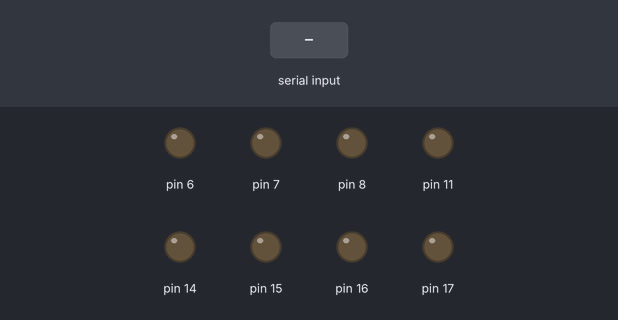
Recording of a sketch running on a simulated Arduino Uno, built with avr-gcc and run on an emulated ATmega328P. On the bench: output pins drawn as LEDs (lit = HIGH). Inputs (shaded band) come from the test bench.

Above: at 1.2 s.
1.3 s: "G" received over the second serial link
At 1.7 s:
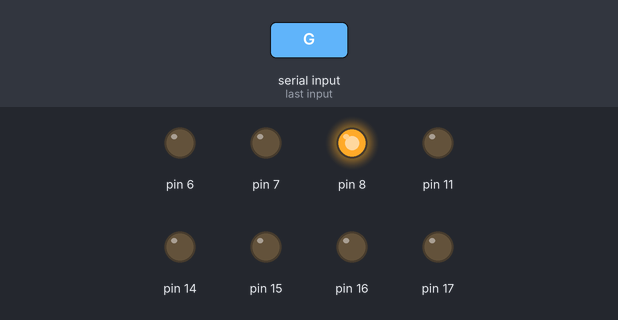
4.3 s: "R" received over the second serial link
At 7.5 s:
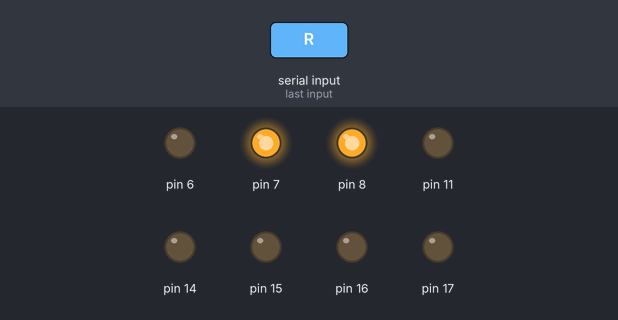
13.3 s: "B" received over the second serial link
At 16.0 s:
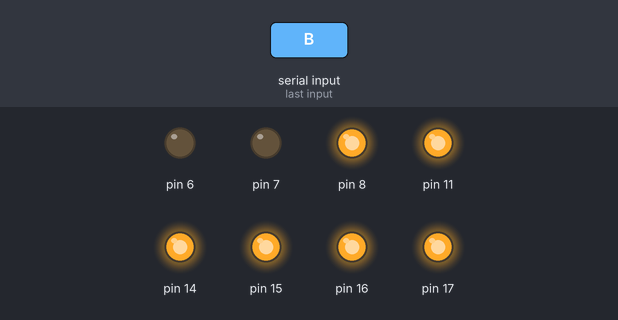
Timing chart, 0 to 21.2 s (numbered marks = the images above; inputs shaded):
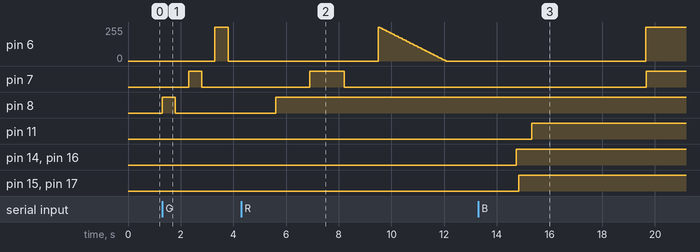

The sketch:

W12_OutputDevice.ino
```cpp
#include <SoftwareSerial.h>

SoftwareSerial mySerial(0, 1); // RX, TX

//int ledPin = 6;
// int ledPin = 7;
// int ledPin = 8;// the pin that the LED is attached to
char incomingByte;      // a variable to read incoming serial data into

void setup() {
  // initialize serial communication:
  mySerial.begin(9600);
  // initialize the LED pin as an output:
  pinMode(6, OUTPUT);
  pinMode(7, OUTPUT);
  pinMode(8, OUTPUT);
}

void loop() {
  // see if there's incoming serial data:
  if (mySerial.available() > 0) {
    // read the oldest byte in the serial buffer:
    incomingByte = mySerial.read();
    // if it's a capital H (ASCII 72), turn on the LED:
    if (incomingByte == 'R') {

      for(int fadeValue = 0 ; fadeValue <= 255; fadeValue +=5) {
        // sets the value (range from 0 to 255):
        analogWrite(8, fadeValue);
        // wait for 30 milliseconds to see the dimming effect
        delay(50);
      }
      for(int fadeValue = 255 ; fadeValue >= 0; fadeValue -=5) {
        // sets the value (range from 0 to 255):
        analogWrite(7, fadeValue);
        // wait for 30 milliseconds to see the dimming effect
        delay(50);
      }

      for(int fadeValue = 255 ; fadeValue >= 0; fadeValue -=5) {
        // sets the value (range from 0 to 255):
        analogWrite(6, fadeValue);
        // wait for 30 milliseconds to see the dimming effect
        delay(50);
        digitalWrite(6, LOW);

      }
      //digitalWrite(8, HIGH);

      /*digitalWrite(8, HIGH);   // turn the LED on (HIGH is the voltage level)
       delay(200);               // wait for a second
       digitalWrite(8, LOW);    // turn the LED off by making the voltage LOW
       delay(200);
       {
       digitalWrite(7, HIGH);
       delay(200);
       digitalWrite(7, LOW);
       delay(200);
       }
       {
       digitalWrite(6, HIGH);
       delay(200);
       digitalWrite(6, LOW);
       delay(200);
       }// wait for a second
       */
    }
    // if it's an L (ASCII 76) turn off the LED:
    if (incomingByte == 'L') {
      digitalWrite(8, LOW);
    }


    if (incomingByte == 'G') {
      //digitalWrite(7, HIGH);

      digitalWrite(8, HIGH);   // turn the LED on (HIGH is the voltage level)
      delay(500);               // wait for a second
      digitalWrite(8, LOW);    // turn the LED off by making the voltage LOW
      delay(500);
      {
        digitalWrite(7, HIGH);
        delay(500);
        digitalWrite(7, LOW);
        delay(500);
      }
      {
        digitalWrite(6, HIGH);
        delay(500);
        digitalWrite(6, LOW);
        delay(500);
      }// wait for a second

    }
    // if it's an L (ASCII 76) turn off the LED:
    if (incomingByte == 'L') {
      digitalWrite(7, LOW);
    }


    if (incomingByte == 'B') {

      for (int thisPin = 8; thisPin >= 6; thisPin++) {
        // turn the pin on:
        digitalWrite(thisPin, HIGH);
        delay(25);


        // turn the pin off:
        // digitalWrite(thisPin, LOW);
      }

      for (int thisPin = 6; thisPin < 8; thisPin++) {
        // turn the pin on:
        digitalWrite(thisPin, HIGH);
        delay(25);
        // turn the pin off:
        digitalWrite(thisPin, LOW);
      }
      digitalWrite(6, HIGH);
    }
    // if it's an L (ASCII 76) turn off the LED:
    if (incomingByte == 'L') {
      digitalWrite(6, LOW);
    }
  }
}
```

Measured:
- after the input at 1.3 s, pin 6: 0/255 → 255/255 after 2.0 s, → 0/255 0.50 s later; pin 7: LOW → HIGH after 1.0 s, → LOW 0.50 s later; pin 8: LOW → HIGH at once, → LOW 0.50 s later
- after the input at 4.3 s, pin 7: LOW → HIGH after 2.6 s, → LOW 1.3 s later; pin 8: LOW → HIGH after 1.3 s
- after the input at 13.3 s, pin 6: 0/255 → 255/255 after 6.4 s; pin 7: LOW → HIGH after 6.4 s; pin 11: LOW → HIGH after 2.0 s; pin 14, pin 16: LOW → HIGH after 1.4 s; pin 15, pin 17: LOW → HIGH after 1.5 s
